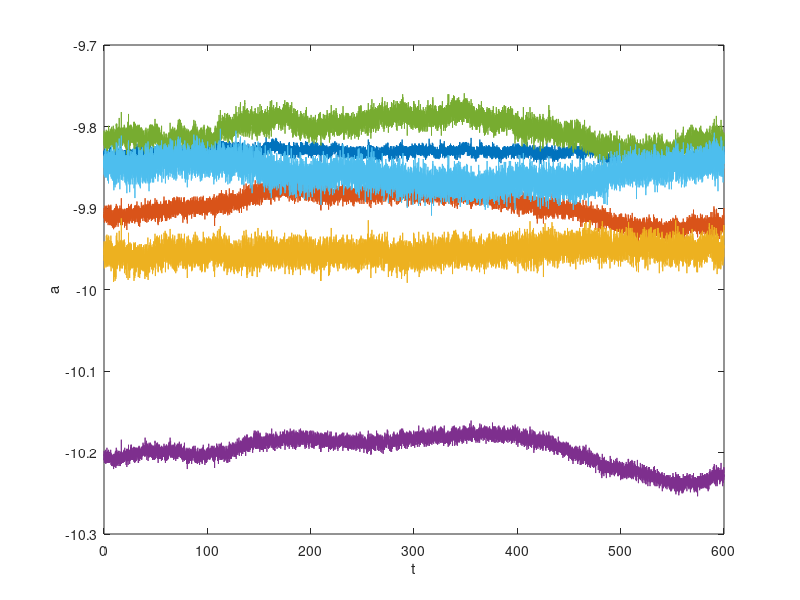

MATLAB code to generate this figure: (Note: this script raises an error after producing the figure.)
clear all

%% data
bridge = 'trilbardou';
Fs = 50;
load('ponts marne/data/trilbardou1506/ambiant4_10min50Hz26C');
meanToZero = false;
correctClipping = true;

dt = 1/Fs;
t = dt * (0:size(X, 2)-1);


% X = X([2], :);

%% sensors bugs

boundsX = [-20, 0];

if correctClipping
    clippingChanels = [];
    for dof = 1:size(X, 1)
        clippingInds = X(dof, :) < boundsX(1) | X(dof, :) > boundsX(2);
        if any(clippingInds)
            clippingChanels = [clippingChanels, dof];
            X(dof, clippingInds) = nan;
        end
    end
    
    for dof = clippingChanels
        for kt = 2:size(X, 2)
            if isnan(X(dof, kt))
                X(dof, kt) = X(dof, kt-1);
            end
        end
        for kt = size(X, 2)-1:-1:1
            if isnan(X(dof, kt))
                X(dof, kt) = X(dof, kt+1);
            end
        end
    end
    
    if ~isempty(clippingChanels)
        warning(['clipping in channels ', num2str(clippingChanels)]);
    end
end

%%

if meanToZero
    for dof = 1:size(X, 1)
        X(dof, :) = X(dof, :) - mean(X(dof, :));
    end
end


%% plots

fig = figure;
ax = axes(fig);
plts = plot(t, X);
xlabel(ax, 't');
ylabel(ax, 'a');


%% shapes plot

dimensionsShapes

%% wavelet

Q = 10;
NbMaxRidges = 1;
NbMaxParallelRidges = 1;
fmin = 0.5;
fmax = 5;

WaveletMenu('WaveletPlot', plts, 'Q', Q, 'fmin', fmin, 'fmax', fmax, 'AutocorrelationMode', true, 'AutocorrelationMaxLag', 100,...
    'MaxRidges', NbMaxRidges, 'MaxParallelRidges', NbMaxParallelRidges, 'RealShapePlot', shapePlotBridge);

















% 
% 
% %%
% 
% %(K-w2*M)*phi = 0 => (M\K-w2*Id)*phi = 0 => M\K*phi = w2*phi
% 
% mu = 1;
% deltaX = 1;
% N = 10;
% masse_essieu = 10;
% 
% 
% M = eye(N)*mu*deltaX;
% 
% 
% K = 6*eye(N);
% for index = 1:N-1
%     K(index, index+1) = -4;
%     K(index+1 , index) = -4;
% end
% for index = 1:N-2
%     K(index, index+2) = 1;
%     K(index+2 , index) = 1;
% end
% 
% 
% 
% xessieu = 5;
% DDLessieu = round(xessieu/deltaX);
% Mtilde = M;
% Mtilde(DDLessieu, DDLessieu) = Mtilde(DDLessieu, DDLessieu) + masse_essieu;
% 
% 
% 
% [Vtilde, Dtilde] = eig(Mtilde\K);
% 
% for mode = 1:N
%     deformee = Vtilde(:, mode);
%     m_modal = traspose(deformee)*Mtilde*deformee;
%     k_modal = traspose(deformee)*K*deformee;
%     c_modal = traspose(deformee)*C*deformee;
%     
%     
% 











































